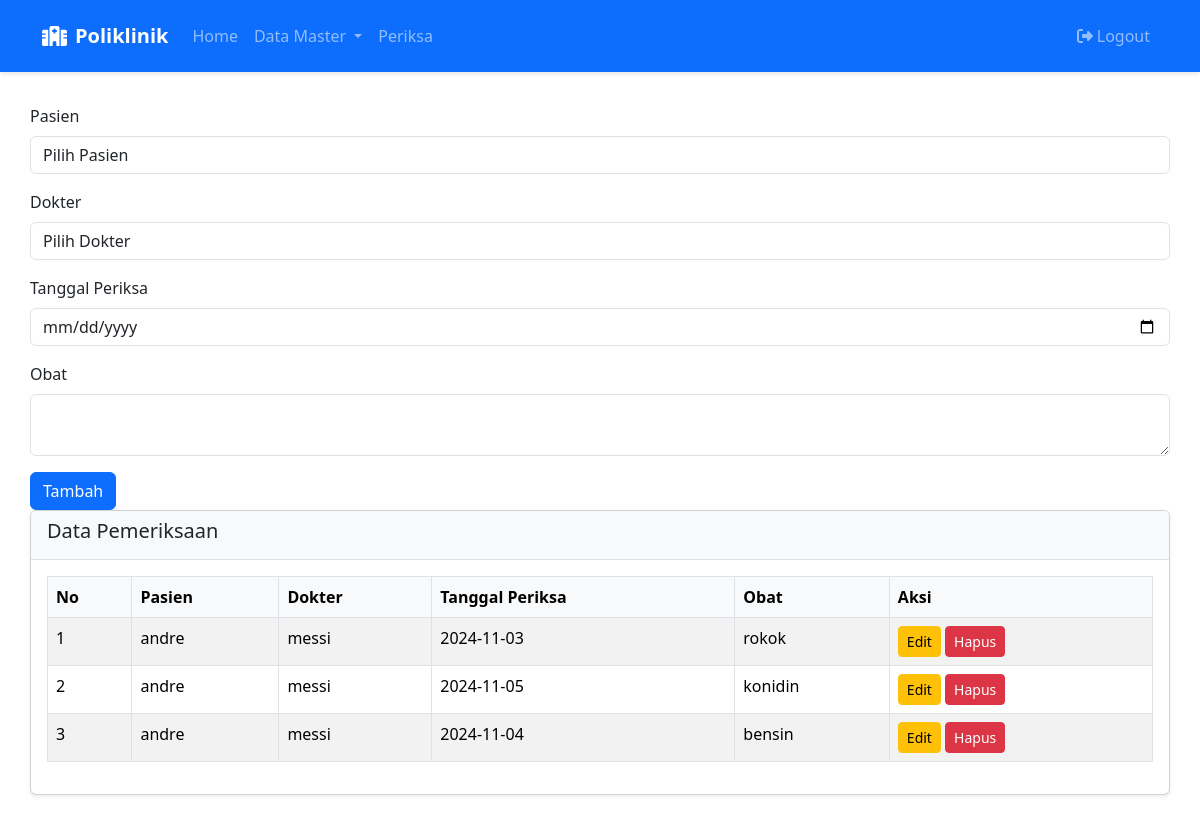
/index.php?page=periksa.php (signed in), run on the app's committed database.
### tables this page shows
CREATE TABLE `periksa` (
  `id` int(11) NOT NULL,
  `id_pasien` int(11) DEFAULT NULL,
  `id_dokter` int(11) DEFAULT NULL,
  `tgl_periksa` date DEFAULT NULL,
  `obat` text DEFAULT NULL,
  `created_at` timestamp NOT NULL DEFAULT current_timestamp()
);

CREATE TABLE `pasien` (
  `id` int(11) NOT NULL,
  `nama` varchar(100) NOT NULL,
  `alamat` text DEFAULT NULL,
  `no_hp` varchar(15) DEFAULT NULL,
  `created_at` timestamp NOT NULL DEFAULT current_timestamp()
);

CREATE TABLE `dokter` (
  `id` int(11) NOT NULL,
  `nama` varchar(100) NOT NULL,
  `alamat` text DEFAULT NULL,
  `no_hp` varchar(15) DEFAULT NULL,
  `created_at` timestamp NOT NULL DEFAULT current_timestamp()
);

### periksa.php (the view, shortened to what this page needs)
<?php
include 'koneksi.php';
$edit_data = null;
$result = $koneksi->query("SELECT periksa.*, pasien.nama AS nama_pasien, dokter.nama AS nama_dokter
                           FROM periksa
                           JOIN pasien ON periksa.id_pasien = pasien.id
                           JOIN dokter ON periksa.id_dokter = dokter.id");
?>
<form method="POST">
    <div class="mb-3">
        <label class="form-label">Pasien</label>
        <select name="id_pasien" class="form-control" required>
            <option value="">Pilih Pasien</option>
        </select>
    </div>
    <div class="mb-3">
        <label class="form-label">Dokter</label>
        <select name="id_dokter" class="form-control" required>
            <option value="">Pilih Dokter</option>
        </select>
    </div>
    <div class="mb-3">
        <label class="form-label">Tanggal Periksa</label>
        <input type="date" name="tgl_periksa" class="form-control" value="<?= isset($edit_data) ? $edit_data['tgl_periksa'] : '' ?>" required>
    </div>
    <div class="mb-3">
        <label class="form-label">Obat</label>
        <textarea name="obat" class="form-control" required><?= isset($edit_data) ? $edit_data['obat'] : '' ?></textarea>
    </div>
    <button type="submit" name="<?= isset($edit_data) ? 'update' : 'tambah' ?>" class="btn btn-primary">
        <?= isset($edit_data) ? 'Update' : 'Tambah' ?>
    </button>
</form>
<div class="card">
    <div class="card-header">
        <h5>Data Pemeriksaan</h5>
    </div>
    <div class="card-body">
        <table class="table table-bordered table-striped">
            <thead>
                <tr>
                    <th>No</th>
                    <th>Pasien</th>
                    <th>Dokter</th>
                    <th>Tanggal Periksa</th>
                    <th>Obat</th>
                    <th>Aksi</th>
                </tr>
            </thead>
            <tbody>
                <?php
                $no = 1;
                while ($row = $result->fetch_assoc()):
                ?>
                <tr>
                    <td><?= $no++ ?></td>
                    <td><?= $row['nama_pasien'] ?></td>
                    <td><?= $row['nama_dokter'] ?></td>
                    <td><?= $row['tgl_periksa'] ?></td>
                    <td><?= $row['obat'] ?></td>
                    <td>
                        <a href="?page=periksa.php&edit=<?= $row['id'] ?>" class="btn btn-warning btn-sm">Edit</a>
                        <a href="?page=periksa.php&hapus=<?= $row['id'] ?>" class="btn btn-danger btn-sm" onclick="return confirm('Yakin ingin menghapus data ini?')">Hapus</a>
                    </td>
                </tr>
                <?php endwhile; ?>
            </tbody>
        </table>
    </div>
</div>

### index.php (shortened to what this page needs)
<!DOCTYPE html>
<html lang="en">
<head>
    <link href="https://cdn.jsdelivr.net/npm/bootstrap@5.3.2/dist/css/bootstrap.min.css" rel="stylesheet">
</head>
<body>
    <nav class="navbar navbar-expand-lg navbar-dark bg-primary">
        <div class="container">
            <a class="navbar-brand fw-bold" href="index.php">
                <i class="fas fa-hospital-alt me-2"></i>Poliklinik
            </a>
            <div class="collapse navbar-collapse" id="navbarNav">
                <ul class="navbar-nav me-auto">
                    <li class="nav-item">
                        <a class="nav-link" href="index.php">Home</a>
                    </li>
                    <?php if(isset($_SESSION['user_id'])): ?>
                        <li class="nav-item dropdown">
                            <a class="nav-link dropdown-toggle" href="#" role="button" data-bs-toggle="dropdown">
                                Data Master
                            </a>
                        </li>
                        <li class="nav-item">
                            <a class="nav-link" href="index.php?page=periksa.php">Periksa</a>
                        </li>
                    <?php endif; ?>
                </ul>
                <ul class="navbar-nav">
                    <?php if(isset($_SESSION['user_id'])): ?>
                        <li class="nav-item">
                            <a class="nav-link" href="logout.php">
                                <i class="fas fa-sign-out-alt me-1"></i>Logout
                            </a>
                        </li>
                    <?php endif; ?>
                </ul>
            </div>
        </div>
    </nav>
    <div class="container main-content">
        <?php
        if(isset($_GET['page'])) {
            $page = $_GET['page'];
            include $page;
        }
        ?>
    </div>
</body>
</html>

### index.php (style rules this page uses)
.navbar { padding: 1rem; box-shadow: 0 2px 4px rgba(0,0,0,.1); }
.card { margin-bottom: 1.5rem; box-shadow: 0 0.125rem 0.25rem rgba(0,0,0,.075); }
.card-header { background-color: #f8f9fa; border-bottom: 1px solid #dee2e6; }
.main-content { padding: 2rem 0; }
.table th { background-color: #f8f9fa; }

### data on the page
periksa: id_pasien.nama "andre", id_dokter.nama "messi", tgl_periksa "2024-11-03", obat "rokok"
periksa: id_pasien.nama "andre", id_dokter.nama "messi", tgl_periksa "2024-11-05", obat "konidin"
periksa: id_pasien.nama "andre", id_dokter.nama "messi", tgl_periksa "2024-11-04", obat "bensin"
